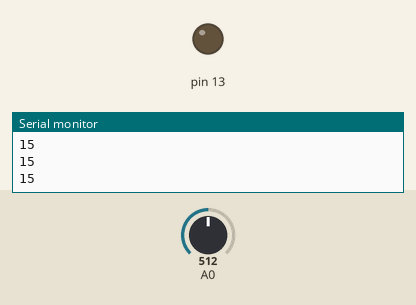
This sketch was run on a simulated Arduino Uno, built with avr-gcc and run on an emulated ATmega328P. On the bench: output pins drawn as LEDs (lit = HIGH), the last lines printed to the serial monitor. Inputs (shaded band) come from the test bench; at power-on: A0 = 512.

Above: at 1.2 s.
1.3 s: A0 set to 844
2.8 s: A0 set to 879
At 3.9 s:
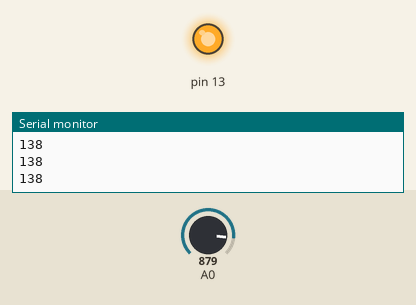
4.3 s: A0 set to 716
At 4.9 s:
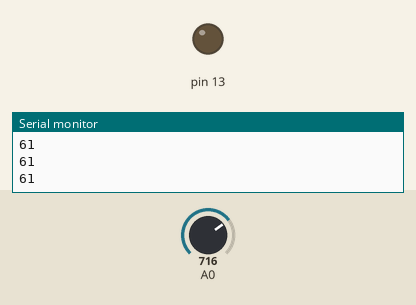
5.8 s: A0 set to 900
At 7.2 s:
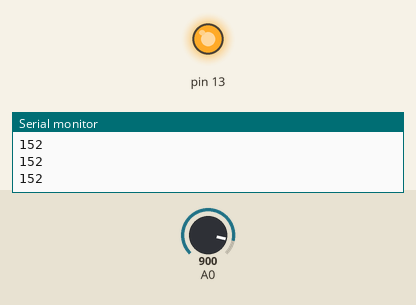
Timing chart, 0 to 8.3 s (numbered marks = the images above; inputs shaded):
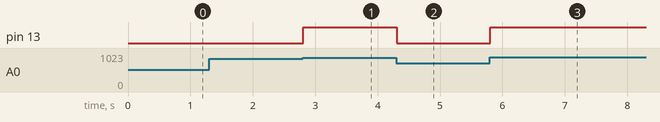

Measured:
- the behaviour switches between 861 and 862 on A0 (found by bisection; images 0 and 1)
- after the input at 2.8 s, pin 13: LOW → HIGH at once
- after the input at 4.3 s, pin 13: HIGH → LOW at once
- after the input at 5.8 s, pin 13: LOW → HIGH at once

The sketch:

CDSDemo.ino
```cpp
#include <LedController.h>
#include <AnalogSensorController.h>

LedController* p_led = nullptr;
AnalogSensorController* p_analog = nullptr;
int on_pushed_time;

void setup()
{
  p_analog = new AnalogSensorController();
  p_led = new LedController(13);
  Serial.begin(9600);
}

void loop()
{
  int brightness = 255 * pow(p_analog->getNormalizedValue(), 4);
  Serial.println(brightness);
  p_led->on(brightness);
}
```
